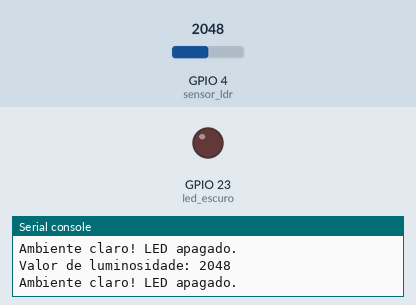
Recording of a program running on a simulated ESP32 board running MicroPython. Shown: output pins drawn as LEDs (lit = HIGH), the last lines printed to the serial console. Wiring (from the project's diagram.json): red LED on GPIO 23. Inputs (shaded band) come from the test bench; at power-on: GPIO 4 (sensor_ldr) = 2048 (analog values on the 0–4095 scale).

Above: at 1.2 s.
1.3 s: GPIO 4 (sensor_ldr) set to 432
3.2 s: GPIO 4 (sensor_ldr) set to 358
At 4.9 s:
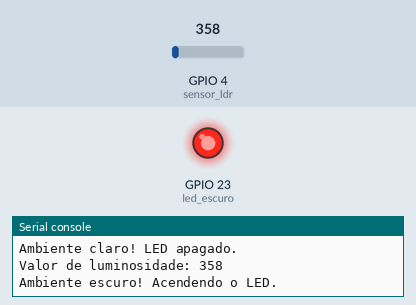
5.5 s: GPIO 4 (sensor_ldr) set to 440
At 6.4 s:
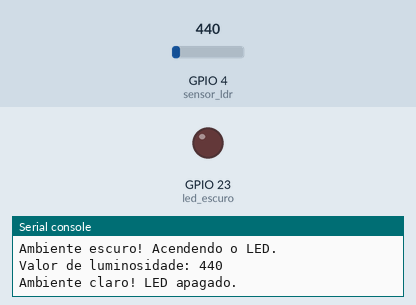
7.5 s: GPIO 4 (sensor_ldr) set to 360
At 9.2 s:
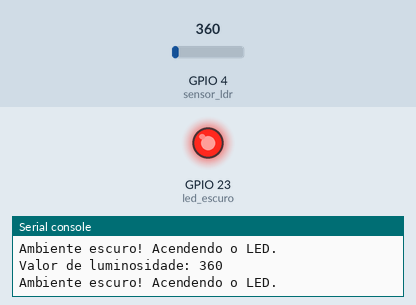
Timing chart, 0 to 10.5 s (numbered marks = the images above; inputs shaded):
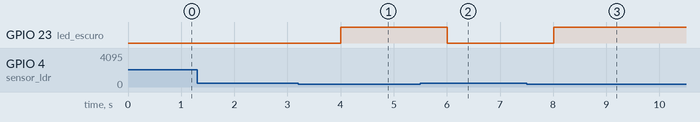

Measured:
- the behaviour switches between 400 and 399 on GPIO 4 (sensor_ldr) (found by bisection; images 0 and 1)
- after the input at 3.2 s, GPIO 23 (led_escuro): LOW → HIGH after 0.80 s
- after the input at 5.5 s, GPIO 23 (led_escuro): HIGH → LOW after 0.51 s
- after the input at 7.5 s, GPIO 23 (led_escuro): LOW → HIGH after 0.51 s

The program:

main.py
```python
from machine import Pin, ADC
import time

print("Hello, ESP32!")

PINO_LDR = 4
PINO_LED_ESCURO = 23

sensor_ldr = ADC(Pin(PINO_LDR))
led_escuro = Pin(PINO_LED_ESCURO, Pin.OUT)

sensor_ldr.width(ADC.WIDTH_12BIT)
sensor_ldr.atten(ADC.ATTN_11DB)

while True:
    valor_luminosidade = sensor_ldr.read()
    print("Valor de luminosidade:", valor_luminosidade)

    LIMITAR_ESCURO = 400

    if valor_luminosidade < LIMITAR_ESCURO:
        print("Ambiente escuro! Acendendo o LED.")
        led_escuro.value(1)
    else:
        print("Ambiente claro! LED apagado.")
        led_escuro.value(0)
    time.sleep(1)
```
